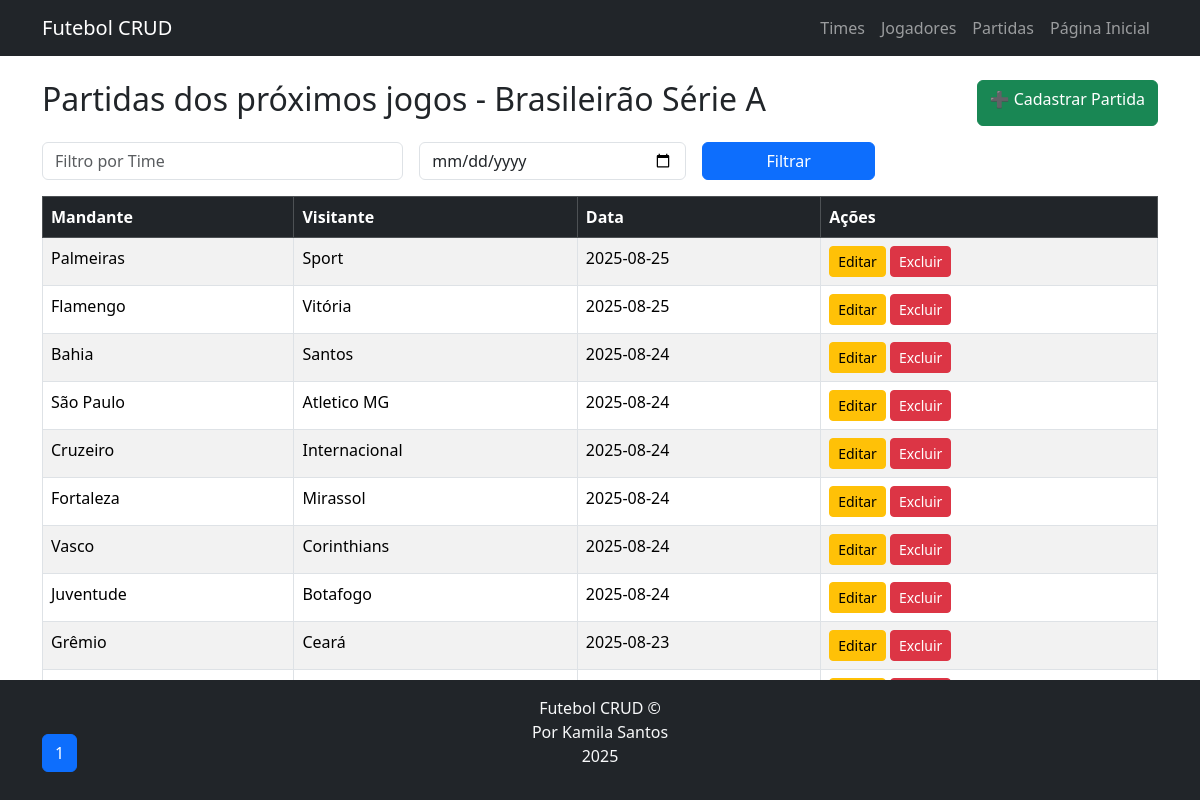
Page /public/partidas/read.php on the committed database.
### tables this page shows
CREATE TABLE partidas (
    id INT AUTO_INCREMENT PRIMARY KEY,
    time_casa_id INT NOT NULL,
    time_fora_id INT NOT NULL,
    data_jogo DATE NOT NULL,
    FOREIGN KEY (time_casa_id) REFERENCES times(id),
    FOREIGN KEY (time_fora_id) REFERENCES times(id)
);

CREATE TABLE times (
    id INT AUTO_INCREMENT PRIMARY KEY,
    nome VARCHAR(100) NOT NULL,
    cidade VARCHAR(100) NOT NULL
);

### public/partidas/read.php (the view, shortened to what this page needs)
<?php
include('../../includes/db.php');
include('../../includes/header.php');
$timeFiltro = $_GET['time'] ?? '';
$dataInicio = $_GET['data_inicio'] ?? '';
$dataFim = $_GET['data_fim'] ?? '';
$pagina = $_GET['pagina'] ?? 1;
$itens_por_pagina = 10;
$offset = ($pagina - 1) * $itens_por_pagina;
$sqlCount = "SELECT COUNT(*) as total FROM partidas p
             JOIN times tc ON p.time_casa_id = tc.id
             JOIN times tf ON p.time_fora_id = tf.id
             WHERE 1=1";
$stmtCount = $mysqli->prepare($sqlCount);
$stmtCount->execute();
$total_registros = $stmtCount->get_result()->fetch_assoc()['total'];
$total_paginas = ceil($total_registros / $itens_por_pagina);
$sql = "SELECT p.*, tc.nome as time_casa, tf.nome as time_fora
        FROM partidas p
        JOIN times tc ON p.time_casa_id = tc.id
        JOIN times tf ON p.time_fora_id = tf.id
        WHERE 1=1";
$params = [];
$types = "";
$sql .= " ORDER BY p.data_jogo DESC LIMIT ?, ?";
$params[] = $offset;
$params[] = $itens_por_pagina;
$types .= "ii";
$stmt = $mysqli->prepare($sql);
$stmt->bind_param($types, ...$params);
$stmt->execute();
$result = $stmt->get_result();
?>
<div class="d-flex justify-content-between mb-3">
    <h2>Partidas dos próximos jogos - Brasileirão Série A</h2>
    <a class="btn btn-success" href="create.php">➕ Cadastrar Partida</a>
</div>
<form class="row g-3 mb-3" method="get">
    <div class="col-md-4">
        <input type="text" name="time" class="form-control" placeholder="Filtro por Time" value="<?= htmlspecialchars($timeFiltro) ?>">
    </div>
    <div class="col-md-3">
        <input type="date" name="data_inicio" class="form-control" value="<?= $dataInicio ?>">
    </div>
    <div class="col-md-2">
        <button type="submit" class="btn btn-primary w-100">Filtrar</button>
    </div>
</form>
<table class="table table-striped table-bordered">
    <thead class="table-dark">
        <tr>
            <th>Mandante</th>
            <th>Visitante</th>
            <th>Data</th>
            <th>Ações</th>
        </tr>
    </thead>
    <tbody>
        <?php while($row = $result->fetch_assoc()): ?>
        <tr>
            <td><?= $row['time_casa'] ?></td>
            <td><?= $row['time_fora'] ?></td>
            <td><?= $row['data_jogo'] ?></td>
            <td>
                <a class="btn btn-sm btn-warning" href="update.php?id=<?= $row['id'] ?>">Editar</a>
                <a class="btn btn-sm btn-danger" href="delete.php?id=<?= $row['id'] ?>" onclick="return confirm('Deseja realmente excluir?')">Excluir</a>
            </td>
        </tr>
        <?php endwhile; ?>
    </tbody>
</table>
<nav>
  <ul class="pagination">
    <?php for($i = 1; $i <= $total_paginas; $i++): ?>
      <li class="page-item <?= $i == $pagina ? 'active' : '' ?>">
        <a class="page-link" href="?pagina=<?= $i ?>&time=<?= urlencode($timeFiltro) ?>&data_inicio=<?= $dataInicio ?>&data_fim=<?= $dataFim ?>"><?= $i ?></a>
      </li>
    <?php endfor; ?>
  </ul>
</nav>
<?php include('../../includes/footer.php'); ?>
<link rel="stylesheet" href="../../style/style.css">

### style/style.css (style rules this page uses)
body { font-family: 'Segoe UI', Tahoma, Geneva, Verdana, sans-serif; }

### rows in the picture
partidas: time_casa.nome "Palmeiras", time_fora.nome "Sport", data_jogo "2025-08-25"
partidas: time_casa.nome "Flamengo", time_fora.nome "Vitória", data_jogo "2025-08-25"
partidas: time_casa.nome "Bahia", time_fora.nome "Santos", data_jogo "2025-08-24"
partidas: time_casa.nome "São Paulo", time_fora.nome "Atletico MG", data_jogo "2025-08-24"
partidas: time_casa.nome "Cruzeiro", time_fora.nome "Internacional", data_jogo "2025-08-24"
partidas: time_casa.nome "Fortaleza", time_fora.nome "Mirassol", data_jogo "2025-08-24"
partidas: time_casa.nome "Vasco", time_fora.nome "Corinthians", data_jogo "2025-08-24"
partidas: time_casa.nome "Juventude", time_fora.nome "Botafogo", data_jogo "2025-08-24"
partidas: time_casa.nome "Grêmio", time_fora.nome "Ceará", data_jogo "2025-08-23"
